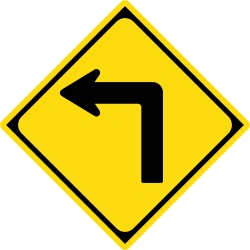
#> input picture src/urban_gazebo/models/pngs/left.png, 250 x 250 px; its folder holds 4 pictures in this run
$ python generate_sign_textures.py
#> lines starting #> are read from the running program, lines starting #| are printed output that depends on the picture
"""generate_sign_textures.py - self-contained sign board assets for urban_gazebo.

The original v2 plan reused the v1 sign meshes/textures from robotcar_gazebo
(model://sign_<kind>/meshes/sign.obj). Building from an empty workspace there
is no v1 package, so this script generates equivalent assets from scratch.

The sign faces are now real reference artwork dropped in under

    src/urban_gazebo/models/pngs/{left,right,winding,stop}.png

(proper MUTCD-style boards: yellow diamond with a black bent arrow for
left/right, yellow diamond with a black S-shaped double-bend arrow for winding,
white STOP on a red octagon for stop). This script normalises each one into a
square face texture and writes, for each kind in {left, right, winding, stop}:

    src/urban_gazebo/models/sign_<kind>_urban/meshes/sign_<kind>.png  (512x512 face)
    src/urban_gazebo/models/sign_<kind>_urban/meshes/sign.obj         (1x1 m quad)
    src/urban_gazebo/models/sign_<kind>_urban/meshes/sign.mtl

The source art has transparent corners; the mesh is a full square quad, so the
corners are composited onto white (matching how the reference boards are framed
and how the Day-12 classifier was validated).

The quad lies in the Y-Z plane with its normal along +X; the model yaw set by
generate_course_world.py turns +X toward the approaching car, and the mesh
<scale> there (SIGN_BOARD_M) blows the 1 m quad up to the urban board.

Faces must match the classifier prompt (vlm_prompts.SIGN_PROMPT). Verify Qwen
reads the rendering with the Day-12 offline probe before trusting it in the
loop:

  python3 scripts/probe_sign_texture.py \\
      src/urban_gazebo/models/sign_left_urban/meshes/sign_left.png

Usage:
  python3 scripts/generate_sign_textures.py
"""
from pathlib import Path

from PIL import Image

WS = Path(__file__).resolve().parents[1]
PNG_DIR = WS / "src/urban_gazebo/models/pngs"
SIZE = 512          # output texture resolution
KINDS = ("left", "right", "winding", "stop")


def face(kind):
    """Load pngs/<kind>.png, flatten its transparent corners onto white, and
    return a square SIZE x SIZE RGB face texture."""
#> called with kind = 'left'
    src = Image.open(PNG_DIR / f"{kind}.png").convert("RGBA")
#> src is the input picture: PIL image 250x250 RGBA; mean R, G, B, A 102.6, 89.6, 6, 131.9
    canvas = Image.new("RGBA", src.size, (255, 255, 255, 255))
#> canvas: PIL image 250x250 RGBA; every value is 255
    canvas.alpha_composite(src)
    return canvas.convert("RGB").resize((SIZE, SIZE), Image.LANCZOS)
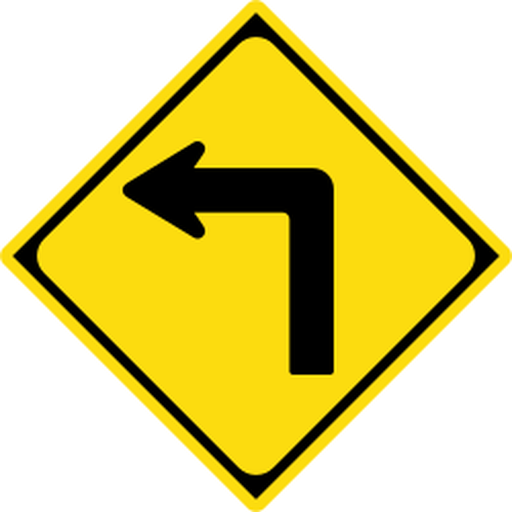
#> returned value: PIL image 512x512 RGB; mean R, G, B 223.2, 210.6, 129


# 1x1 m quad in the Y-Z plane, normal +X. UVs chosen so a viewer standing on
# +X looking back at the face (the approaching car) sees the texture upright
# and un-mirrored: image-u grows along +Y (the viewer's right), image-v top
# maps to +Z.
#
# Material name is per-kind (sign_<kind>, not a shared "sign"): Gazebo's
# renderer caches loaded materials by name, so if every model declared the
# same material name, whichever sign model loaded first would "win" and
# every other board would silently render its texture instead of its own.
def obj_text(kind):
    return f"""mtllib sign.mtl
v 0 -0.5 -0.5
v 0  0.5 -0.5
v 0  0.5  0.5
v 0 -0.5  0.5
vt 0 0
vt 1 0
vt 1 1
vt 0 1
vn 1 0 0
usemtl sign_{kind}
f 1/1/1 2/2/1 3/3/1
f 1/1/1 3/3/1 4/4/1
"""


def mtl_text(kind):
    # texture filename is also per-kind (sign_<kind>.png, not shared "sign.png"):
    # some loaders key cached textures by filename alone, so a shared name can
    # collide the same way a shared material name does.
    return f"""newmtl sign_{kind}
Ka 1 1 1
Kd 1 1 1
map_Kd sign_{kind}.png
"""


def main():
    for kind in KINDS:
        mdir = WS / "src/urban_gazebo/models" / f"sign_{kind}_urban" / "meshes"
        mdir.mkdir(parents=True, exist_ok=True)
        face(kind).save(mdir / f"sign_{kind}.png")
        (mdir / "sign.obj").write_text(obj_text(kind), encoding="utf-8")
        (mdir / "sign.mtl").write_text(mtl_text(kind), encoding="utf-8")
        print(f"wrote {mdir}/sign.obj, sign.mtl, sign_{kind}.png")
#> pass 2 of the loop in main, `for kind in KINDS:`:
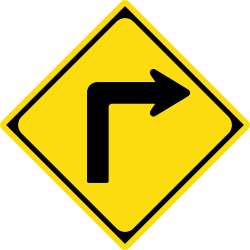
#> input picture src/urban_gazebo/models/pngs/right.png, 250 x 250 px
#> in face, src is the input picture: PIL image 250x250 RGBA; mean R, G, B, A 102.6, 89.6, 6, 131.9
#> in face (call 2), `return canvas.convert("RGB").resize((SIZE, SIZE), Image.LANCZOS)`:
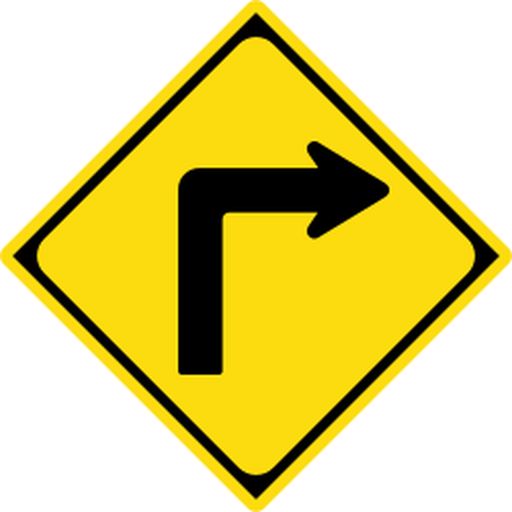
#> returned value: PIL image 512x512 RGB; mean R, G, B 223.1, 210.6, 129
#> pass 3 of the loop in main, `for kind in KINDS:`:
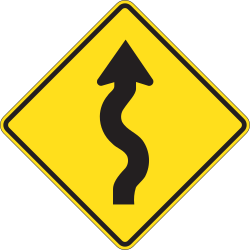
#> input picture src/urban_gazebo/models/pngs/winding.png, 250 x 250 px
#> in face, src is the input picture: PIL image 250x250 RGBA; mean R, G, B, A 110, 96.2, 15.7, 137.2
#> in face (call 3), `return canvas.convert("RGB").resize((SIZE, SIZE), Image.LANCZOS)`:
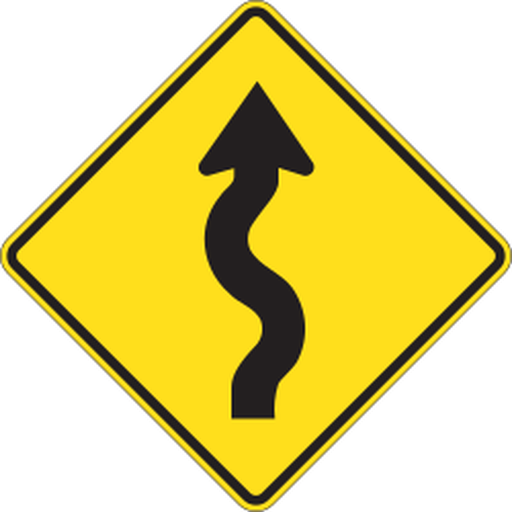
#> returned value: PIL image 512x512 RGB; mean R, G, B 227, 213.6, 133.3
#> the loop made 4 passes; the first 3 are shown


if __name__ == "__main__":
    main()
